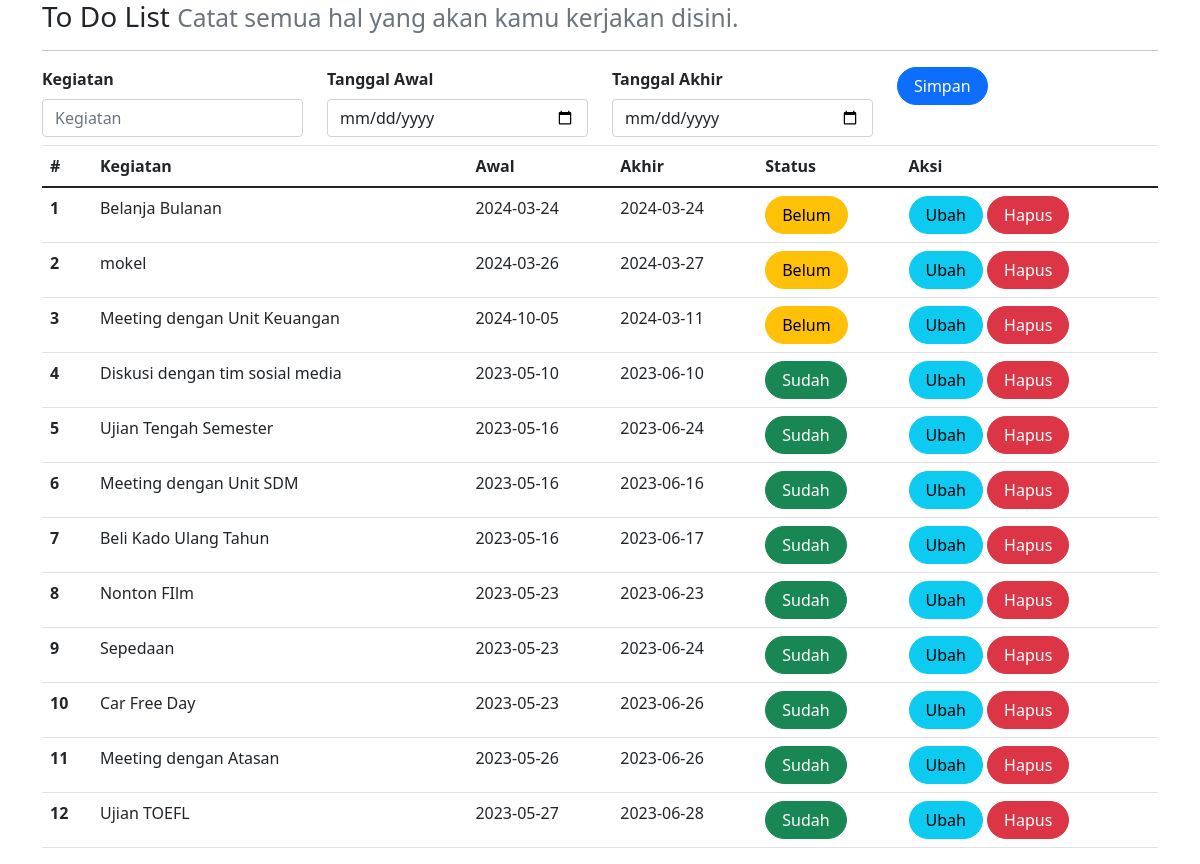
The page / on the database its author committed.
### tables this page shows
CREATE TABLE `kegiatan` (
  `id` int(11) NOT NULL,
  `isi` text DEFAULT NULL,
  `tgl_awal` date DEFAULT NULL,
  `tgl_akhir` date DEFAULT NULL,
  `status` int(11) DEFAULT NULL
);

### index.php (the view, shortened to what this page needs)
<?php
include_once("koneksi.php");
?>
<!DOCTYPE html>
    <html lang="en">
    <head>
        <link rel="stylesheet" href="assets/css/bootstrap.css">
        <link href="https://cdn.jsdelivr.net/npm/bootstrap@5.0.2/dist/css/bootstrap.min.css"
        rel="stylesheet"
>
    </head>
    <body>
        <div class="container">
            <h3>
                <small class="text-muted">
                    Catat semua hal yang akan kamu kerjakan disini.
                </small>
            </h3>
        <hr>
        <form class="form row" method="POST" action="" name="myForm" onsubmit="return(validate());">
            <?php
            $isi = '';
            $tgl_awal = '';
            $tgl_akhir = '';
            ?>
            <div class="col">
                <label for="inputIsi" class="form-label fw-bold">
                    Kegiatan
                </label>
                <input type="text" class="form-control" name="isi" id="inputIsi" placeholder="Kegiatan" value="<?php echo $isi ?>">
            </div>
            <div class="col">
                <label for="inputTanggalAwal" class="form-label fw-bold">
                    Tanggal Awal
                </label>
                <input type="date" class="form-control" name="tgl_awal" id="inputTanggalAwal" placeholder="Tanggal Awal" value="<?php echo $tgl_awal ?>">
            </div>
            <div class="col mb-2">
                <label for="inputTanggalAkhir" class="form-label fw-bold">
                Tanggal Akhir
                </label>
                <input type="date" class="form-control" name="tgl_akhir" id="inputTanggalAkhir" placeholder="Tanggal Akhir" value="<?php echo $tgl_akhir ?>">
            </div>
            <div class="col">
                <button type="submit" class="btn btn-primary rounded-pill px-3" name="simpan">Simpan</button>
            </div>
        </form>
        <table class="table table-hover">
            <thead>
                <tr>
                    <th scope="col">#</th>
                    <th scope="col">Kegiatan</th>
                    <th scope="col">Awal</th>
                    <th scope="col">Akhir</th>
                    <th scope="col">Status</th>
                    <th scope="col">Aksi</th>
                </tr>
            </thead>
            <tbody>
                <?php
                $result = mysqli_query(
                    $mysqli,"SELECT * FROM kegiatan ORDER BY status,tgl_awal"
                    );
                $no = 1;
                while ($data = mysqli_fetch_array($result)) {
                ?>
                    <tr>
                        <th scope="row"><?php echo $no++ ?></th>
                        <td><?php echo $data['isi'] ?></td>
                        <td><?php echo $data['tgl_awal'] ?></td>
                        <td><?php echo $data['tgl_akhir'] ?></td>
                        <td>
                            <?php
                            if ($data['status'] == '1') {
                            ?>
                                <a class="btn btn-success rounded-pill px-3" type="button"
                                href="index.php?id=<?php echo $data['id'] ?>&aksi=ubah_status&status=0">
                                Sudah
                                </a>
                            <?php
                            } else {
                            ?>
                                <a class="btn btn-warning rounded-pill px-3" type="button"
                                href="index.php?id=<?php echo $data['id'] ?>&aksi=ubah_status&status=1">
                                Belum</a>
                            <?php
                            }
                            ?>
                        </td>
                        <td>
                            <a class="btn btn-info rounded-pill px-3"
                            href="index.php?id=<?php echo $data['id'] ?>">Ubah
                            </a>
                            <a class="btn btn-danger rounded-pill px-3"
                            href="index.php?id=<?php echo $data['id'] ?>&aksi=hapus">Hapus
                            </a>
                        </td>
                    </tr>
                <?php
                }
                ?>
            </tbody>
        </table>
    </body>
</html>

### rows shown on the page
kegiatan: isi "Belanja Bulanan", tgl_awal "2024-03-24", tgl_akhir "2024-03-24"
kegiatan: isi "mokel", tgl_awal "2024-03-26", tgl_akhir "2024-03-27"
kegiatan: isi "Meeting dengan Unit Keuangan", tgl_awal "2024-10-05", tgl_akhir "2024-03-11"
kegiatan: isi "Diskusi dengan tim sosial media", tgl_awal "2023-05-10", tgl_akhir "2023-06-10"
kegiatan: isi "Ujian Tengah Semester", tgl_awal "2023-05-16", tgl_akhir "2023-06-24"
kegiatan: isi "Meeting dengan Unit SDM", tgl_awal "2023-05-16", tgl_akhir "2023-06-16"
kegiatan: isi "Beli Kado Ulang Tahun", tgl_awal "2023-05-16", tgl_akhir "2023-06-17"
kegiatan: isi "Nonton FIlm", tgl_awal "2023-05-23", tgl_akhir "2023-06-23"
kegiatan: isi "Sepedaan", tgl_awal "2023-05-23", tgl_akhir "2023-06-24"
kegiatan: isi "Car Free Day", tgl_awal "2023-05-23", tgl_akhir "2023-06-26"
kegiatan: isi "Meeting dengan Atasan", tgl_awal "2023-05-26", tgl_akhir "2023-06-26"
kegiatan: isi "Ujian TOEFL", tgl_awal "2023-05-27", tgl_akhir "2023-06-28"
